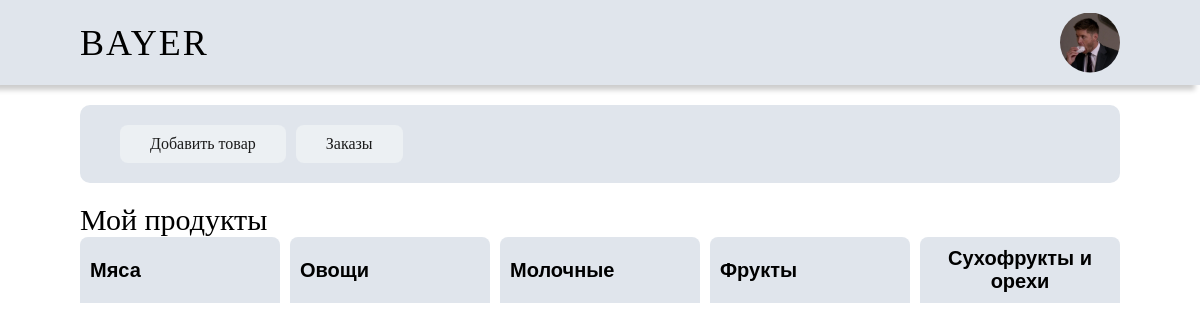
The page /seller (signed in) on the database its author committed.
### BayerMain/models.py (models this page shows, shortened)
class imageUser(models.Model):
    user = models.OneToOneField(User, on_delete=models.CASCADE, null=True, related_name='profile_image')
    image = models.ImageField(upload_to='static/logoUser', null=True, blank=True, default='static/img-profile/deanwinchester.jpg')

class Category(models.Model):
    name = models.CharField(max_length=255, unique=True)
    image = models.ImageField(upload_to='static/img/categoryis', null=True)
    title = models.CharField(max_length=50, null=True)
    description = models.TextField(max_length=250000, null=True)
    image_link1 = models.ImageField(upload_to='static/img/categoryis', null=True)
    image_link2 = models.ImageField(upload_to='static/img/categoryis', null=True)

### BayerMain/views.py (the view)
# urls.py: path('seller', views.sellerMain, name='seller'),
def sellerMain(request):
    user = request.user
    logo = imageUser.objects.get(user=user)
    categories = Category.objects.all()
    order_items = OrderItem.objects.filter(seller=user).all()
    products_by_category = {}
    for category in categories:
        products = Product.objects.filter(seller=user, category=category)
        if products.exists():
            products_by_category[category] = products
    return render(request, 'Seller/SellerBase.html', context={'user': user, 'categories': categories, 'products_by_category': products_by_category, 'logo':logo,'order_items': order_items})

### BayerMain/templates/Seller/SellerBase.html (shortened to what this page needs)
{% load static %}
<!doctype html>
<html lang="ru">
<head>
    <link rel="stylesheet" href="https://cdn.jsdelivr.net/npm/bootstrap-icons@1.5.0/font/bootstrap-icons.css">
    <link rel="stylesheet" href="">
    <link rel="stylesheet" href="{% static 'css/style.css' %}">
    <link rel="stylesheet" href="{% static 'css/project01media.css' %}">
    <link rel="stylesheet" href="{% static 'css/seller.css' %}">
</head>
<body class="body-seller">
    <div class="header-seller">
        <div class="logo-seller"><a href="#">BAYER</a></div>
        <div class="nav-seller">
            <a href="#"><img src="{{ MEDIA_URL }}{{logo.image.url}}"></a>
        </div>
    </div>
    <div class="main-seller">
        <div class="banner-seller">
            <a href="{% url 'add_product' %}"><div>Добавить товар</div></a>
            <a href="#" id="openMyOrders"><div>Заказы</div></a>
        </div>
    </div>
    <div class="my-product-title">Мой продукты</div>
    <div class="my-product-tabs">
        <div class="tab-buttons">
        {% for category in categories %}
            <button class="tab-button active" onclick="openTab(event, '{{ category.id }}')">{{ category.name }}</button>
        {% endfor %}
        </div>
    </div>
</body>
</html>

### static/css/style.css (style rules this page uses)
:root { --bg-color: #ECF0F3; --block-bg-color: #E0E5EC; --background-dark-green-100: #12372A; --color-dark-green: #12372A; --background-dark-green-75: #436850; --color-dark-green-75: #436850; --background-dark-green-50: #ADBC9F; --color-dark-green-50: #ADBC9F; --background-dark-green-25: #FBFADA; --color-dark-green-25: #FBFADA; --color-white: #fff; --color-light-grey: #e2e2e2; --color-dark-grey: #4e4e4e; --background-dark: #1b1b1b; --background-light-grey: #e2e2e2; --background-light: #fff; }
* { margin: 0; padding: 0; }
a { text-decoration: none; }

### static/css/seller.css (style rules this page uses)
.main-seller { padding: 20px 80px; }
.banner-seller { display: flex; padding: 20px 40px; background: var(--block-bg-color); gap: 10px; border-radius: 10px; }
.banner-seller > a { color: #1b1b1b; }
.my-product-title { padding: 0 80px; font-size: 30px; }
.my-product-tabs { margin: 0 80px; margin-bottom: 10px; }
.tab-buttons { display: flex; gap: 10px; }
.tab-button { flex: 1; padding: 10px; background-color: var(--bg-color); border: none; cursor: pointer; text-align: center; font-weight: bold; border-radius: 8px 8px 0 0; box-shadow: unset; transition: background-color 0.3s ease; }
.tab-button.active { background-color: var(--block-bg-color); }
.product-body-seller > div > span, button { padding: 3px 8px; font-size: 20px; background: var(--block-bg-color); color: #000000; border-radius: 8px; display: flex; align-items: center; }

### rows shown on the page
imageUser: image (picture)
Category: name "Мяса"
Category: name "Овощи"
Category: name "Молочные"
Category: name "Фрукты"
Category: name "Сухофрукты и орехи"
